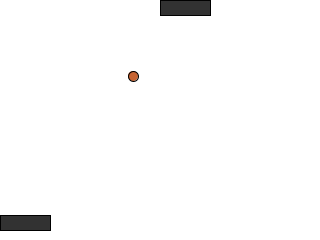
Frame 1 (no input)
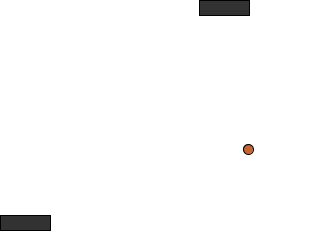
Frame 60 (the mouse pressed at the canvas centre just before this capture)
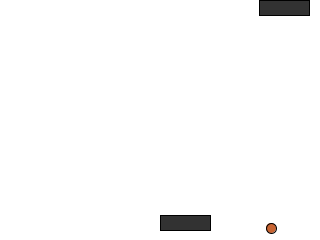
Frame 120 (the mouse held since frame 60 and released just before this capture)

The Processing sketch that drew these frames (run headless with seeded random() and noise(); from frame 60 on, the mouse is pressed at the canvas centre):

// Processing sketch: Exercise2_3
// ── Exercise2_3.pde
final int SCREENX = 320;
final int SCREENY = 240;
final int PADDLEHEIGHT = 15;
final int PADDLEWIDTH = 50;
final int MARGIN = 10;

class Player {
  int xpos; 
  int ypos;
  color paddlecolor = color(50);
  Player(int screen_y)
  {
    xpos=SCREENX/2;
    ypos=screen_y;
  }
  void move(int x) {
    if (x>SCREENX-PADDLEWIDTH) xpos = SCREENX-PADDLEWIDTH;
    else xpos=x;
  }
  void draw()
  {
    fill(paddlecolor);
    rect(xpos, ypos, PADDLEWIDTH, PADDLEHEIGHT);
  }
}

class Ball {
  float x; 
  float y;
  float dx; 
  float dy;
  int radius;
  color ballColor = color(200, 100, 50);
  Ball() {
    x = random(SCREENX/4, SCREENX/2);
    y = random(SCREENY/4, SCREENY/2);
    dx = random(1, 2); 
    dy = random(1, 2);
    radius=5;
  }
  void move() {
    x = x+dx; 
    y = y+dy;
  }
  void draw() {
    fill(ballColor);
    ellipse(int(x), int(y), radius, 
      radius);
  }
  void collide(Player tp) {
    if (x-radius <=0 && dx < 0) dx=-dx;
    else if (x+radius>=SCREENX && dx > 0) dx=-dx;
    if (y+radius >= tp.ypos &&
      y-radius<tp.ypos+PADDLEHEIGHT &&
      x >=tp.xpos && x <=
      tp.xpos+PADDLEWIDTH) {
      println("collided!");
      dy=-dy;
    }
  }

  void reset() {
    if (y - radius >= SCREENY
      || y + radius <= 0) {
      x = random(SCREENX/4, SCREENX/2);
      y = random(SCREENY/4, SCREENY/2);
      dx = 0; 
      dy = 0;
    }
  }
}

Player thePlayer;
Player computerPlayer;
Ball theBall;
int i = SCREENX / 2;
void settings() {
  size(SCREENX, SCREENY);
}
void setup() {
  thePlayer = new Player(SCREENY-MARGIN-PADDLEHEIGHT);
  computerPlayer = new Player(0);
  theBall = new Ball();
  ellipseMode(RADIUS);
}
void draw() {
  background(255);
  thePlayer.move(mouseX);
  if (i > theBall.x) {
    computerPlayer.move(i--);
  } else {
    computerPlayer.move(i++);
  }
  theBall.move();
  theBall.collide(thePlayer);
  theBall.collide(computerPlayer);
  theBall.reset();
  thePlayer.draw();
  computerPlayer.draw();
  theBall.draw();
}

void mousePressed() {
  theBall.dx = random(1, 2); 
  theBall.dy = random(1, 2);
} 
